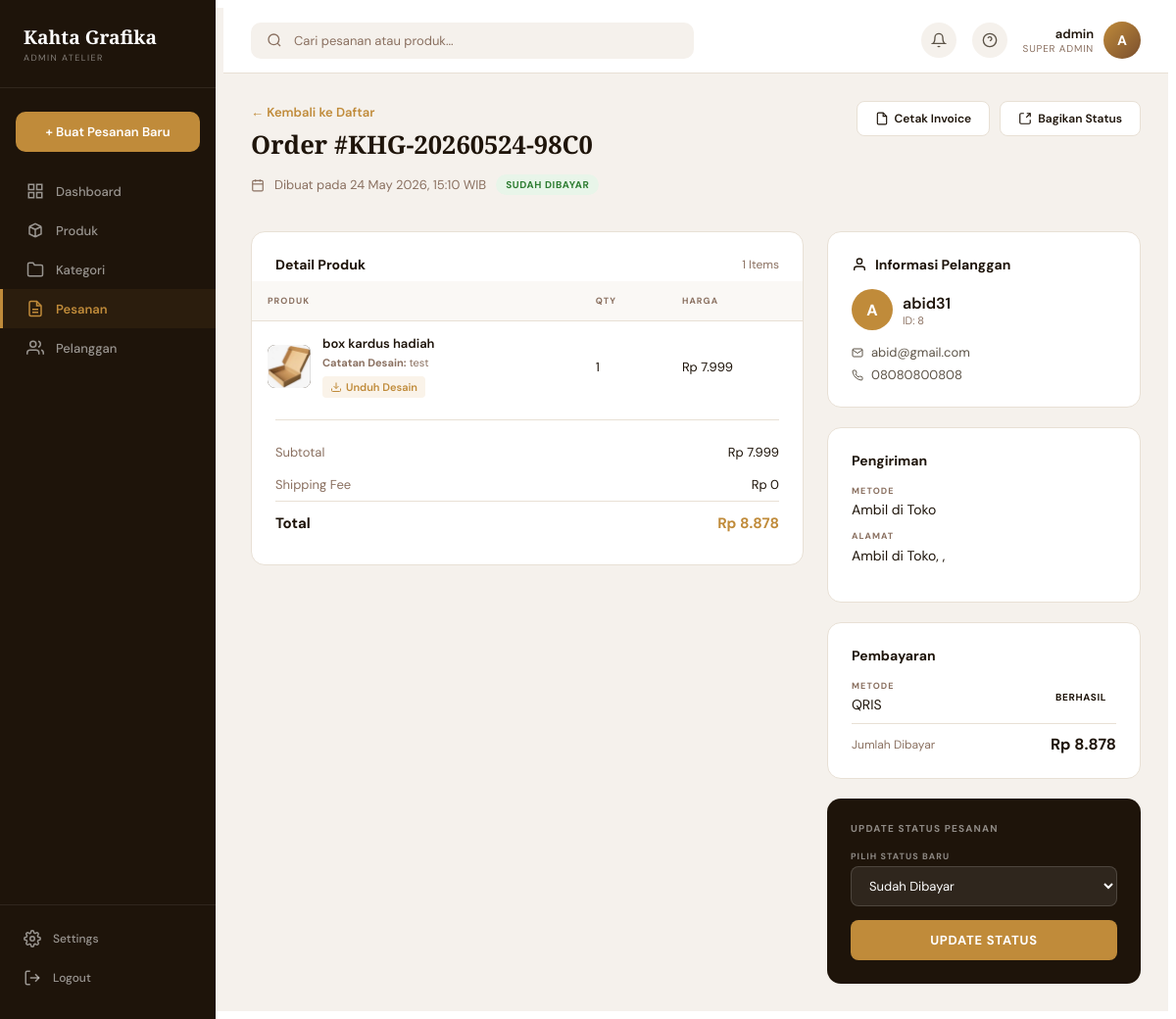
The page /dashboard/orders/6/ (signed in) on the database its author committed.
### apps/accounts/models.py (models this page shows, shortened)
class User(AbstractUser):
    class Role(models.TextChoices):
        ADMIN = 'admin', 'Admin'
        CUSTOMER = 'customer', 'Customer'
    role = models.CharField(
        max_length=20,
        choices=Role.choices,
        default=Role.CUSTOMER,
    )
    phone_number = models.CharField(max_length=20, blank=True)
    address = models.TextField(blank=True)

### apps/orders/models.py (models this page shows, shortened)
class Order(models.Model):
    class Status(models.TextChoices):
        PENDING = 'pending', 'Menunggu Pembayaran'
        PAID = 'paid', 'Sudah Dibayar'
        PROCESSING = 'processing', 'Diproses'
        SHIPPED = 'shipped', 'Dikirim'
        DELIVERED = 'delivered', 'Selesai'
        CANCELLED = 'cancelled', 'Dibatalkan'
    class ShippingMethod(models.TextChoices):
        DELIVERY = 'delivery', 'Kirim ke Alamat'
        PICKUP = 'pickup', 'Ambil di Toko'
    order_id = models.CharField(max_length=30, unique=True, editable=False)
    user = models.ForeignKey(
        settings.AUTH_USER_MODEL,
        on_delete=models.CASCADE,
        related_name='orders'
    )
    status = models.CharField(
        max_length=20,
        choices=Status.choices,
        default=Status.PENDING
    )
    shipping_method = models.CharField(
        max_length=20,
        choices=ShippingMethod.choices,
        default=ShippingMethod.DELIVERY
    )
    recipient_name = models.CharField(max_length=150)
    phone = models.CharField(max_length=20)
    province = models.CharField(max_length=100)
    city = models.CharField(max_length=100)
    postal_code = models.CharField(max_length=10)
    address = models.TextField()
    save_address = models.BooleanField(default=False)
    subtotal = models.DecimalField(max_digits=12, decimal_places=0, default=0)
    shipping_fee = models.DecimalField(max_digits=12, decimal_places=0, default=0)
    tax = models.DecimalField(max_digits=12, decimal_places=0, default=0)
    total = models.DecimalField(max_digits=12, decimal_places=0, default=0)
    created_at = models.DateTimeField(auto_now_add=True)
    updated_at = models.DateTimeField(auto_now=True)

class OrderItem(models.Model):
    order = models.ForeignKey(Order, on_delete=models.CASCADE, related_name='items')
    product = models.ForeignKey(Product, on_delete=models.SET_NULL, null=True)
    product_name = models.CharField(max_length=200)
    product_image = models.ImageField(upload_to='order_items/', blank=True, null=True)
    quantity = models.PositiveIntegerField(default=1)
    price = models.DecimalField(max_digits=12, decimal_places=0)
    variant_info = models.CharField(max_length=255, blank=True)
    design_file = models.FileField(upload_to='order_designs/', blank=True, null=True)
    design_note = models.TextField(blank=True)
    @property
    def subtotal(self):
        return self.price * self.quantity

### apps/payments/models.py (models this page shows, shortened)
class Payment(models.Model):
    class Method(models.TextChoices):
        BCA_VA = 'bca_va', 'BCA Virtual Account'
        MANDIRI_BILL = 'mandiri_bill', 'Mandiri Bill'
        QRIS = 'qris', 'QRIS'
        GOPAY = 'gopay', 'GoPay'
        OVO = 'ovo', 'OVO'
    class Status(models.TextChoices):
        PENDING = 'pending', 'Menunggu'
        COMPLETED = 'completed', 'Berhasil'
        FAILED = 'failed', 'Gagal'
        EXPIRED = 'expired', 'Kadaluarsa'
    order = models.OneToOneField(Order, on_delete=models.CASCADE, related_name='payment')
    method = models.CharField(max_length=20, choices=Method.choices)
    status = models.CharField(
        max_length=20,
        choices=Status.choices,
        default=Status.PENDING
    )
    amount = models.DecimalField(max_digits=12, decimal_places=0)
    paid_at = models.DateTimeField(blank=True, null=True)
    expires_at = models.DateTimeField(blank=True, null=True)
    created_at = models.DateTimeField(auto_now_add=True)

### apps/dashboard/views.py (the view)
# urls.py: path('orders/<int:pk>/', views.order_detail_view, name='order_detail'),
@staff_member_required(login_url='/auth/login/')
def order_detail_view(request, pk):
    order = get_object_or_404(Order.objects.select_related('user'), pk=pk)
    items = order.items.select_related('product').all()
    try:
        payment = order.payment
    except Payment.DoesNotExist:
        payment = None
    return render(request, 'dashboard/order_detail.html', {
        'order': order,
        'items': items,
        'payment': payment,
    })

### templates/dashboard/order_detail.html (shortened to what this page needs)
{% extends 'dashboard/base_admin.html' %}
{% block content %}
<div class="adm-detail-header">
  <div>
    <a href="{% url 'dashboard:orders' %}" class="adm-link" style="font-size:13px;">← Kembali ke Daftar</a>
    <h1 class="adm-page-title" style="margin-top:6px;">Order #{{ order.order_id }}</h1>
    <p class="adm-page-desc" style="display:flex;align-items:center;gap:10px;">
      <svg width="14" height="14" viewBox="0 0 24 24" fill="none" stroke="currentColor" stroke-width="2"><rect x="3" y="4" width="18" height="18" rx="2" ry="2"/><line x1="16" y1="2" x2="16" y2="6"/><line x1="8" y1="2" x2="8" y2="6"/><line x1="3" y1="10" x2="21" y2="10"/></svg>
      Dibuat pada {{ order.created_at|date:"d F Y, H:i" }} WIB
      <span class="adm-badge adm-badge-{{ order.status }}">{{ order.get_status_display }}</span>
    </p>
  </div>
  <div style="display:flex;gap:10px;">
    <button class="adm-btn">
      <svg width="14" height="14" viewBox="0 0 24 24" fill="none" stroke="currentColor" stroke-width="2"><path d="M14 2H6a2 2 0 0 0-2 2v16a2 2 0 0 0 2 2h12a2 2 0 0 0 2-2V8z"/><polyline points="14 2 14 8 20 8"/></svg>
      Cetak Invoice
    </button>
    <button class="adm-btn">
      <svg width="14" height="14" viewBox="0 0 24 24" fill="none" stroke="currentColor" stroke-width="2"><polyline points="15 3 21 3 21 9"/><path d="M21 3l-7 7"/><path d="M21 14v5a2 2 0 0 1-2 2H5a2 2 0 0 1-2-2V5a2 2 0 0 1 2-2h5"/></svg>
      Bagikan Status
    </button>
  </div>
</div>
<div class="adm-detail-layout">
  <div>
    <div class="adm-detail-card">
      <div class="adm-detail-title" style="justify-content:space-between;">
        <span>Detail Produk</span>
        <span style="font-weight:400;font-size:12px;color:#8a7060;">{{ items.count }} Items</span>
      </div>
      <table class="adm-table" style="margin:-8px -24px;width:calc(100% + 48px);">
        <thead>
          <tr>
            <th>Produk</th>
            <th>Qty</th>
            <th>Harga</th>
          </tr>
        </thead>
        <tbody>
          {% for item in items %}
          <tr>
            <td>
              <div class="adm-product-cell">
                <div class="adm-product-thumb">
                  {% if item.product_image %}
                    <img src="{{ item.product_image.url }}" alt="">
                  {% elif item.product and item.product.image %}
                    <img src="{{ item.product.image.url }}" alt="">
                  {% endif %}
                </div>
                <div>
                  <div class="adm-product-name">{{ item.product_name }}</div>
                  {% if item.design_note %}
                    <div class="adm-product-sku" style="margin-top: 4px; white-space: normal; line-height: 1.4;">
                      <strong>Catatan Desain:</strong> {{ item.design_note }}
                    </div>
                  {% elif item.variant_info %}
                    <div class="adm-product-sku">{{ item.variant_info }}</div>
                  {% endif %}
                  {% if item.design_file %}
                    <div style="margin-top: 6px;">
                      <a href="{{ item.design_file.url }}" target="_blank" style="display: inline-flex; align-items: center; gap: 4px; font-size: 11px; font-weight: 600; color: #c08b3a; text-decoration: none; padding: 4px 8px; background: rgba(200, 134, 42, 0.1); border-radius: 4px;">
                        <svg width="12" height="12" viewBox="0 0 24 24" fill="none" stroke="currentColor" stroke-width="2"><path d="M21 15v4a2 2 0 0 1-2 2H5a2 2 0 0 1-2-2v-4"/><polyline points="7 10 12 15 17 10"/><line x1="12" y1="15" x2="12" y2="3"/></svg>
                        Unduh Desain
                      </a>
                    </div>
                  {% endif %}
                </div>
              </div>
            </td>
            <td>{{ item.quantity }}</td>
            <td>{{ item.subtotal|rupiah }}</td>
          </tr>
          {% endfor %}
        </tbody>
      </table>
      <div style="padding-top:16px;border-top:1px solid #e8e0d5;margin-top:16px;">
        <div class="adm-detail-row"><span style="color:#8a7060;">Subtotal</span><span>{{ order.subtotal|rupiah }}</span></div>
        <div class="adm-detail-row"><span style="color:#8a7060;">Shipping Fee</span><span>{{ order.shipping_fee|rupiah }}</span></div>
        <div class="adm-detail-row" style="font-weight:700;font-size:15px;border-top:1px solid #e8e0d5;padding-top:12px;">
          <span>Total</span>
          <span style="color:#c08b3a;">{{ order.total|rupiah }}</span>
        </div>
      </div>
    </div>
  </div>
  <div>
    <div class="adm-detail-card">
      <div class="adm-detail-title">
        <svg width="16" height="16" viewBox="0 0 24 24" fill="none" stroke="currentColor" stroke-width="2"><path d="M20 21v-2a4 4 0 0 0-4-4H8a4 4 0 0 0-4 4v2"/><circle cx="12" cy="7" r="4"/></svg>
        Informasi Pelanggan
      </div>
      <div class="adm-user-cell" style="margin-bottom:14px;">
        <div class="adm-avatar adm-avatar-amber" style="width:42px;height:42px;font-size:16px;">{{ order.user.username|make_list|first|upper }}</div>
        <div>
          <div style="font-weight:600;">{{ order.recipient_name|default:order.user.username }}</div>
          <div style="font-size:11px;color:#8a7060;">ID: {{ order.user.pk }}</div>
        </div>
      </div>
      <div style="font-size:13px;color:#5c5347;">
        <div style="display:flex;align-items:center;gap:8px;margin-bottom:6px;">
          <svg width="12" height="12" viewBox="0 0 24 24" fill="none" stroke="currentColor" stroke-width="2"><path d="M4 4h16c1.1 0 2 .9 2 2v12c0 1.1-.9 2-2 2H4c-1.1 0-2-.9-2-2V6c0-1.1.9-2 2-2z"/><polyline points="22,6 12,13 2,6"/></svg>
          {{ order.user.email|default:"—" }}
        </div>
        <div style="display:flex;align-items:center;gap:8px;">
          {{ order.phone|default:"—" }}
        </div>
      </div>
    </div>
    <div class="adm-detail-card">
      <div class="adm-detail-title">Pengiriman</div>
      <div class="adm-detail-label">Metode</div>
      <div class="adm-detail-value" style="margin-bottom:12px;">{{ order.get_shipping_method_display }}</div>
      <div class="adm-detail-label">Alamat</div>
      <div class="adm-detail-value" style="margin-bottom:12px;line-height:1.5;">{{ order.address }}, {{ order.city }}, {{ order.province }} {{ order.postal_code }}</div>
    </div>
    {% if payment %}
    <div class="adm-detail-card">
      <div class="adm-detail-title">Pembayaran</div>
      <div style="display:flex;justify-content:space-between;align-items:center;margin-bottom:10px;">
        <div>
          <div class="adm-detail-label">Metode</div>
          <div class="adm-detail-value">{{ payment.get_method_display }}</div>
        </div>
        <span class="adm-badge adm-badge-{{ payment.status }}">{{ payment.get_status_display }}</span>
      </div>
      <div style="padding-top:10px;border-top:1px solid #e8e0d5;display:flex;justify-content:space-between;align-items:center;">
        <span style="font-size:12px;color:#8a7060;">Jumlah Dibayar</span>
        <span style="font-size:16px;font-weight:700;">{{ payment.amount|rupiah }}</span>
      </div>
    </div>
    {% endif %}
    <div class="adm-update-panel">
      <div style="font-size:10px;font-weight:700;letter-spacing:.12em;text-transform:uppercase;color:rgba(255,255,255,.5);margin-bottom:16px;">Update Status Pesanan</div>
      <div class="adm-detail-label">Pilih Status Baru</div>
      <select id="statusSelect">
        <option value="paid" {% if order.status == 'paid' %}selected{% endif %}>Sudah Dibayar</option>
      </select>
      <button class="adm-btn-update" id="updateStatusBtn" data-order-pk="{{ order.pk }}">Update Status</button>
    </div>
  </div>
</div>
{% endblock %}

### templates/dashboard/base_admin.html (shortened to what this page needs)
{% load static %}
<!DOCTYPE html>
<html lang="id">
<head>
  <link rel="stylesheet" href="{% static 'css/admin_dashboard.css' %}?v=2">
</head>
<body>
<div class="adm-layout">
  <aside class="adm-sidebar">
    <div class="adm-brand">
      <div class="adm-brand-name">Kahta Grafika</div>
      <div class="adm-brand-tag">Admin Atelier</div>
    </div>
    <a href="#" class="adm-cta">+ Buat Pesanan Baru</a>
    <nav class="adm-nav">
      <a href="{% url 'dashboard:index' %}" class="adm-nav-link {% if request.path == '/dashboard/' %}active{% endif %}">
        <svg viewBox="0 0 24 24" fill="none" stroke="currentColor" stroke-width="2"><rect x="3" y="3" width="7" height="7"/><rect x="14" y="3" width="7" height="7"/><rect x="3" y="14" width="7" height="7"/><rect x="14" y="14" width="7" height="7"/></svg>
        Dashboard
      </a>
      <a href="{% url 'dashboard:products' %}" class="adm-nav-link {% if '/dashboard/products' in request.path %}active{% endif %}">
        <svg viewBox="0 0 24 24" fill="none" stroke="currentColor" stroke-width="2"><path d="M20 7l-8-4-8 4m16 0l-8 4m8-4v10l-8 4m0-10L4 7m8 4v10M4 7v10l8 4"/></svg>
        Produk
      </a>
      <a href="{% url 'dashboard:categories' %}" class="adm-nav-link {% if '/dashboard/categories' in request.path %}active{% endif %}">
        <svg viewBox="0 0 24 24" fill="none" stroke="currentColor" stroke-width="2"><path d="M22 19a2 2 0 0 1-2 2H4a2 2 0 0 1-2-2V5a2 2 0 0 1 2-2h5l2 3h9a2 2 0 0 1 2 2z"/></svg>
        Kategori
      </a>
      <a href="{% url 'dashboard:orders' %}" class="adm-nav-link {% if '/dashboard/orders' in request.path %}active{% endif %}">
        <svg viewBox="0 0 24 24" fill="none" stroke="currentColor" stroke-width="2"><path d="M14 2H6a2 2 0 0 0-2 2v16a2 2 0 0 0 2 2h12a2 2 0 0 0 2-2V8z"/><polyline points="14 2 14 8 20 8"/><line x1="16" y1="13" x2="8" y2="13"/><line x1="16" y1="17" x2="8" y2="17"/></svg>
        Pesanan
      </a>
      <a href="{% url 'dashboard:customers' %}" class="adm-nav-link {% if '/dashboard/customers' in request.path %}active{% endif %}">
        <svg viewBox="0 0 24 24" fill="none" stroke="currentColor" stroke-width="2"><path d="M17 21v-2a4 4 0 0 0-4-4H5a4 4 0 0 0-4 4v2"/><circle cx="9" cy="7" r="4"/><path d="M23 21v-2a4 4 0 0 0-3-3.87"/><path d="M16 3.13a4 4 0 0 1 0 7.75"/></svg>
        Pelanggan
      </a>
    </nav>
    <div class="adm-sidebar-footer">
      <a href="#" class="adm-nav-link">
        Settings
      </a>
      <a href="{% url 'accounts:logout' %}" class="adm-nav-link">
        <svg viewBox="0 0 24 24" fill="none" stroke="currentColor" stroke-width="2"><path d="M9 21H5a2 2 0 0 1-2-2V5a2 2 0 0 1 2-2h4"/><polyline points="16 17 21 12 16 7"/><line x1="21" y1="12" x2="9" y2="12"/></svg>
        Logout
      </a>
    </div>
  </aside>
  <div class="adm-main">
    <header class="adm-topbar">
      <div class="adm-search">
        <svg width="16" height="16" viewBox="0 0 24 24" fill="none" stroke="currentColor" stroke-width="2"><circle cx="11" cy="11" r="8"/><line x1="21" y1="21" x2="16.65" y2="16.65"/></svg>
        <input type="text" placeholder="Cari pesanan atau produk...">
      </div>
      <div class="adm-topbar-actions">
        <button class="adm-topbar-icon" aria-label="Notifications">
          <svg width="16" height="16" viewBox="0 0 24 24" fill="none" stroke="currentColor" stroke-width="2"><path d="M18 8A6 6 0 0 0 6 8c0 7-3 9-3 9h18s-3-2-3-9"/><path d="M13.73 21a2 2 0 0 1-3.46 0"/></svg>
        </button>
        <button class="adm-topbar-icon" aria-label="Help">
          <svg width="16" height="16" viewBox="0 0 24 24" fill="none" stroke="currentColor" stroke-width="2"><circle cx="12" cy="12" r="10"/><path d="M9.09 9a3 3 0 0 1 5.83 1c0 2-3 3-3 3"/><line x1="12" y1="17" x2="12.01" y2="17"/></svg>
        </button>
        <div class="adm-profile">
          <div class="adm-profile-info">
            <div class="adm-profile-name">{{ request.user.get_full_name|default:request.user.username }}</div>
            <div class="adm-profile-role">Super Admin</div>
          </div>
          <div class="adm-profile-avatar">
            {{ request.user.username|make_list|first|upper }}
          </div>
        </div>
      </div>
    </header>
    <main class="adm-content">
      {% block content %}{% endblock %}
    </main>
  </div>
</div>
</body>
</html>

### rows shown on the page
User: user.get_full_name "admin", user.username|make_list "A"
Order: order_id "KHG-20260524-98C0", created_at "24 May 2026, 15:10", status "SUDAH DIBAYAR", subtotal|rupiah "Rp 7.999", shipping_fee|rupiah "Rp 0", total|rupiah "Rp 8.878", user.username|make_list "A", recipient_name "abid31", user.pk "8", user.email "abid@gmail.com", phone "08080800808", shipping_method "Ambil di Toko", address "Ambil di Toko", status "Sudah Dibayar"
OrderItem: product_image (picture), product_name "box kardus hadiah", design_note "test", quantity "1", subtotal|rupiah "Rp 7.999"
Payment: method "QRIS", status "BERHASIL", amount|rupiah "Rp 8.878"

### other values the page prints
{{ items.count }} "1"
